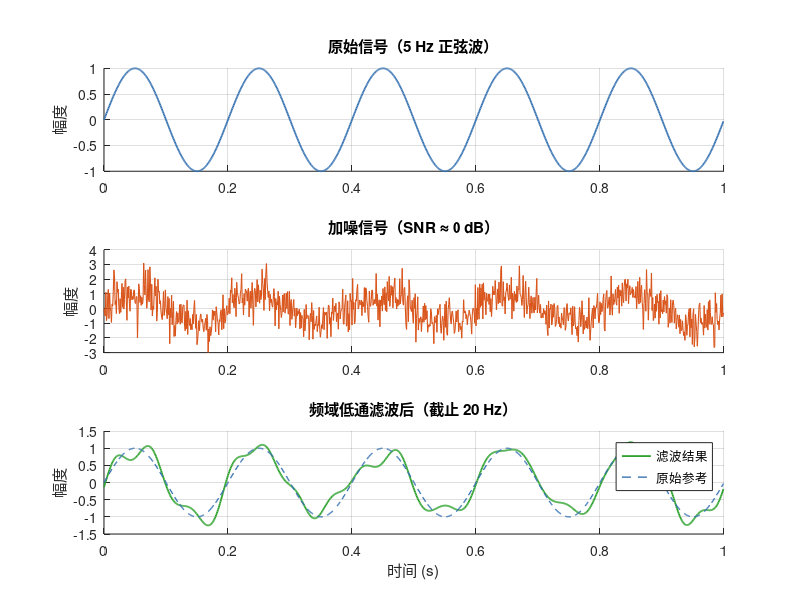

MATLAB code for this plot:
% gen_fft_filter.m — 示例二：FFT 频域低通滤波
outfile = 'e:\AI-Link Group\fft_filter_demo.png';

rng(42);
fs    = 1000;
t     = (0:fs-1) / fs;
clean = sin(2*pi*5*t);
noise = 0.8 * randn(1, fs);
noisy = clean + noise;

N        = length(noisy);
X        = fft(noisy);
f_axis   = (0:N-1) * fs / N;
cutoff   = 20;
X_filt   = X;
mask     = f_axis > cutoff & f_axis < (fs - cutoff);
X_filt(mask) = 0;
filtered = real(ifft(X_filt));

fig = figure('Position', [100 100 820 660], 'Color', 'w', 'Visible', 'off');

subplot(3,1,1);
plot(t, clean, 'Color', [0.22 0.45 0.70], 'LineWidth', 1.3);
ylabel('幅度'); title('原始信号（5 Hz 正弦波）');
grid on; box off;

subplot(3,1,2);
plot(t, noisy, 'Color', [0.85 0.33 0.10], 'LineWidth', 0.8);
ylabel('幅度'); title('加噪信号（SNR ≈ 0 dB）');
grid on; box off;

subplot(3,1,3);
plot(t, filtered, 'Color', [0.17 0.63 0.17], 'LineWidth', 1.3); hold on;
plot(t, clean, '--', 'Color', [0.22 0.45 0.70], 'LineWidth', 1.0);
xlabel('时间 (s)'); ylabel('幅度');
title('频域低通滤波后（截止 20 Hz）');
legend('滤波结果', '原始参考', 'Location', 'northeast');
grid on; box off;

exportgraphics(fig, outfile, 'Resolution', 150);
disp(['Saved: ' outfile]);
